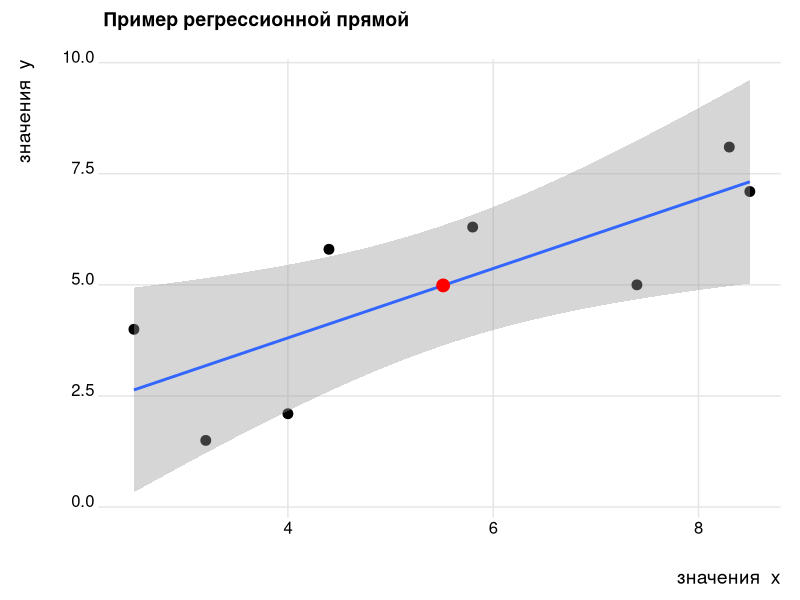

Write the R code that produced this figure.
# библиотека для двумерной визуализации данных
library(ggplot2)

# исходные векторы данных
x <- c(4.0,2.5,3.2,5.8,7.4,4.4,8.3,8.5)
y <- c(2.1,4.0,1.5,6.3,5.0,5.8,8.1,7.1)

# матрица данных
df <- data.frame(x, y)
# средние значения
x1 <- mean(x)
x2 <- mean(y)
# координаты средней точки
df_pt <- data.frame(x1, x2)

# изображение регрессионной прямой
ggplot(data = df, aes(x = x, y = y)) + 
  # точки из матрицы данных
  geom_point(size = 3) +
  # прямая
  geom_smooth(method = "lm") + 
  # центр
  geom_point(data = df_pt, aes(x = x1, y = x2), color = "red", size = 4) +
  # красивая тема
  ggridges::theme_ridges() + 
  # \n делает отступ строки в нужном месте
  xlab("\nзначения  x") + ylab("значения  y\n") +
  ggtitle("Пример регрессионной прямой\n")

# описание линейной модели
summary(lm(y~x))